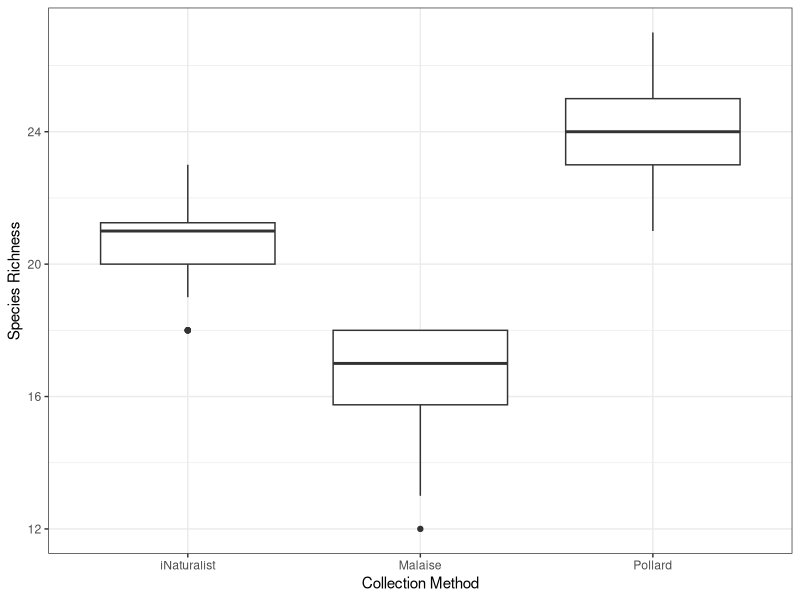
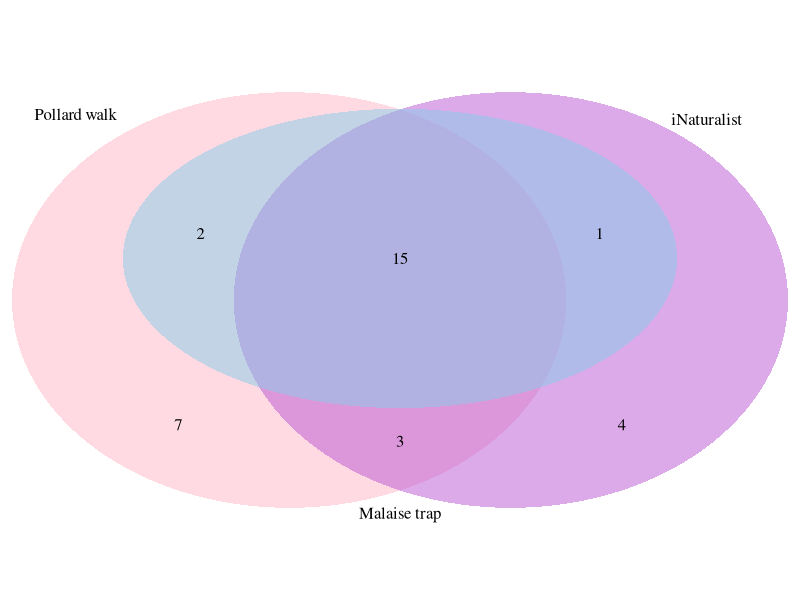

R code for these plots, in order:
## ---- chunk 1
knitr::opts_chunk$set(echo = TRUE)
## ---- chunk 2
library("tidyr")
library("ggplot2")
bioscan <- read.csv(file = "data/BioScanData.csv")

# Drop any rows missing data
bioscan <- na.omit(bioscan)

# Identify those columns with species data
species.cols <- c(5:33)
## ---- chunk 3
# Read in full data
inaturalist <- read.csv(file = "data/iNaturalist-clean.csv")

# Drop NAs (should have been done already, but just in case)
inaturalist <- na.omit(inaturalist)

# Determine boundaries of rectangle from Bioscan data
max.lon <- max(bioscan$Longitude)
min.lon <- min(bioscan$Longitude)
max.lat <- max(bioscan$Latitude)
min.lat <- min(bioscan$Latitude)

# Restrict iNaturalist data to that rectangle
inaturalist <- inaturalist[inaturalist$longitude >= min.lon &
                             inaturalist$longitude <= max.lon &
                             inaturalist$latitude >= min.lat &
                             inaturalist$latitude <= max.lat, ]
## ---- chunk 4
# We want to make species column in iNaturalist match the format as in bioscan 
# data: Genus_species
inaturalist$species <- gsub(pattern = " ", 
                            replacement = "_", 
                            x = as.character(inaturalist$species))

# And need to make two adjustments to iNaturalist species so they match with 
# taxonomy used by bioscan
inaturalist$species[inaturalist$species == "Icaricia_acmon"] <- "Plebejus_acmon"
inaturalist$species[inaturalist$species == "Paratrytone_melane"] <- "Poanes_melane"

# Turn it back into a factor, which also means we've dropped unused levels
inaturalist$species <- as.factor(inaturalist$species)

# Go ahead and save this so we can use it elsewhere (like a map)
write.csv(x = inaturalist, 
          file = "data/iNaturalist-clean-reduced.csv", 
          row.names = FALSE)
## ---- chunk 5
# Split the two bioscan data into separate data frames for easier bootstrapping
malaise <- bioscan[bioscan$Collection.Method == "Malaise", ]
pollard <- bioscan[bioscan$Collection.Method == "Pollard Walk", ]

# Set up size of bootstrap and data frame to collect results
num.samples <- 100
bootstrapped.df <- data.frame(id = 1:num.samples,
                              Malaise = NA,
                              Pollard = NA,
                              iNaturalist = NA)

for (i in 1:num.samples) {
  bs.malaise <- malaise[sample(x = 1:nrow(malaise), size = nrow(malaise), replace = TRUE), ]
  bootstrapped.df$Malaise[i] <- sum(colSums(x = bs.malaise[, species.cols]) > 0)

  bs.pollard <- pollard[sample(x = 1:nrow(pollard), size = nrow(pollard), replace = TRUE), ]
  bootstrapped.df$Pollard[i] <- sum(colSums(x = bs.pollard[, species.cols]) > 0)
  
  bs.inaturalist <- inaturalist[sample(x = 1:nrow(inaturalist), size = nrow(inaturalist), replace = TRUE), ]
  bootstrapped.df$iNaturalist[i] <- length(unique(bs.inaturalist$species))
}
## ---- chunk 6
bootstrap.long <- gather(data = bootstrapped.df, key = "Collection.Method", value = "Richness", -id)

richness.boxplot <- ggplot(data = bootstrap.long, mapping = aes(x = Collection.Method, y = Richness)) +
  geom_boxplot() +
  xlab(label = "Collection Method") + 
  ylab(label = "Species Richness") +
  theme_bw()
print(richness.boxplot)
## ---- chunk 7
# Need to count the 7 categories
# Malise only
# Pollard only
# iNaturalist only
# Malaise + Pollard
# Malaise + iNaturalist
# Pollard + iNaturalist
# Malaise + Pollard + iNaturalist

# Start by pulling out species names for the two bioscans (only those with non-
# zero observations)
malaise.totals <- colSums(x = malaise[, species.cols])
malaise.species <- names(x = malaise.totals)[malaise.totals > 0]

pollard.totals <- colSums(x = pollard[, species.cols])
pollard.species <- names(x = pollard.totals)[pollard.totals > 0]

inaturalist.species <- unique(as.character(inaturalist$species))

all.species <- union(x = malaise.species,
                     y = union(x = pollard.species, y = inaturalist.species))

species.in.methods <- data.frame(species = all.species,
                                 malaise = all.species %in% malaise.species,
                                 pollard = all.species %in% pollard.species,
                                 inaturalist = all.species %in% inaturalist.species)
species.in.methods <- species.in.methods[order(species.in.methods$species), ]

# OMG this is so freaking ugly

malaise.only <- sum(species.in.methods$malaise & 
                      !species.in.methods$pollard &
                      !species.in.methods$inaturalist)
pollard.only <- sum(species.in.methods$pollard & 
                      !species.in.methods$malaise &
                      !species.in.methods$inaturalist)
inaturalist.only <- sum(species.in.methods$inaturalist & 
                          !species.in.methods$malaise &
                          !species.in.methods$pollard)
malaise.pollard <- sum(species.in.methods$malaise & 
                         species.in.methods$pollard)
malaise.inaturalist <- sum(species.in.methods$malaise & 
                             species.in.methods$inaturalist)
pollard.inaturalist <- sum(species.in.methods$pollard & 
                             species.in.methods$inaturalist)
all.three <- sum(species.in.methods$malaise &
                   species.in.methods$pollard &
                   species.in.methods$inaturalist)
# install.packages("VennDiagram")
library("VennDiagram")
library("grid")
grid.newpage()
draw.triple.venn(area1 = length(malaise.species), 
                 area2 = length(pollard.species), 
                 area3 = length(inaturalist.species),
                 n12 = malaise.pollard,
                 n13 = malaise.inaturalist,
                 n23 = pollard.inaturalist,
                 n123 = all.three,
                 category = c("Malaise trap", "Pollard walk", "iNaturalist"),
                 lty = "blank",
                 fill = c("skyblue", "pink1", "mediumorchid"))
